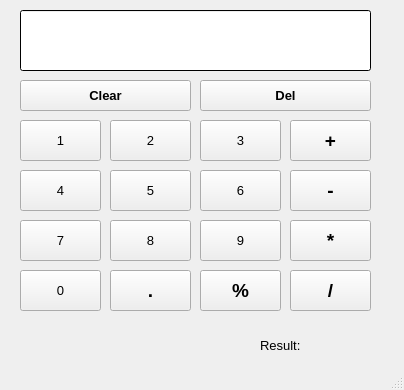
<?xml version="1.0" encoding="UTF-8"?>
<ui version="4.0">
 <class>MainWindow</class>
 <widget class="QMainWindow" name="MainWindow">
  <property name="geometry">
   <rect>
    <x>0</x>
    <y>0</y>
    <width>404</width>
    <height>390</height>
   </rect>
  </property>
  <property name="windowTitle">
   <string>MainWindow</string>
  </property>
  <widget class="QWidget" name="centralwidget">
   <property name="cursor">
    <cursorShape>WhatsThisCursor</cursorShape>
   </property>
   <property name="autoFillBackground">
    <bool>false</bool>
   </property>
   <widget class="QLineEdit" name="txt_number1">
    <property name="geometry">
     <rect>
      <x>20</x>
      <y>10</y>
      <width>351</width>
      <height>61</height>
     </rect>
    </property>
    <property name="sizeIncrement">
     <size>
      <width>15</width>
      <height>15</height>
     </size>
    </property>
    <property name="baseSize">
     <size>
      <width>15</width>
      <height>15</height>
     </size>
    </property>
    <property name="palette">
     <palette>
      <active>
       <colorrole role="WindowText">
        <brush brushstyle="SolidPattern">
         <color alpha="255">
          <red>255</red>
          <green>255</green>
          <blue>255</blue>
         </color>
        </brush>
       </colorrole>
       <colorrole role="Button">
        <brush brushstyle="SolidPattern">
         <color alpha="255">
          <red>0</red>
          <green>0</green>
          <blue>0</blue>
         </color>
        </brush>
       </colorrole>
       <colorrole role="Light">
        <brush brushstyle="SolidPattern">
         <color alpha="255">
          <red>0</red>
          <green>0</green>
          <blue>0</blue>
         </color>
        </brush>
       </colorrole>
       <colorrole role="Midlight">
        <brush brushstyle="SolidPattern">
         <color alpha="255">
          <red>0</red>
          <green>0</green>
          <blue>0</blue>
         </color>
        </brush>
       </colorrole>
       <colorrole role="Dark">
        <brush brushstyle="SolidPattern">
         <color alpha="255">
          <red>0</red>
          <green>0</green>
          <blue>0</blue>
         </color>
        </brush>
       </colorrole>
       <colorrole role="Mid">
        <brush brushstyle="SolidPattern">
         <color alpha="255">
          <red>0</red>
          <green>0</green>
          <blue>0</blue>
         </color>
        </brush>
       </colorrole>
       <colorrole role="Text">
        <brush brushstyle="SolidPattern">
         <color alpha="255">
          <red>0</red>
          <green>0</green>
          <blue>0</blue>
         </color>
        </brush>
       </colorrole>
       <colorrole role="BrightText">
        <brush brushstyle="SolidPattern">
         <color alpha="255">
          <red>255</red>
          <green>255</green>
          <blue>255</blue>
         </color>
        </brush>
       </colorrole>
       <colorrole role="ButtonText">
        <brush brushstyle="SolidPattern">
         <color alpha="255">
          <red>255</red>
          <green>255</green>
          <blue>255</blue>
         </color>
        </brush>
       </colorrole>
       <colorrole role="Base">
        <brush brushstyle="SolidPattern">
         <color alpha="255">
          <red>255</red>
          <green>255</green>
          <blue>255</blue>
         </color>
        </brush>
       </colorrole>
       <colorrole role="Window">
        <brush brushstyle="SolidPattern">
         <color alpha="255">
          <red>0</red>
          <green>0</green>
          <blue>0</blue>
         </color>
        </brush>
       </colorrole>
       <colorrole role="Shadow">
        <brush brushstyle="SolidPattern">
         <color alpha="255">
          <red>0</red>
          <green>0</green>
          <blue>0</blue>
         </color>
        </brush>
       </colorrole>
       <colorrole role="AlternateBase">
        <brush brushstyle="SolidPattern">
         <color alpha="255">
          <red>0</red>
          <green>0</green>
          <blue>0</blue>
         </color>
        </brush>
       </colorrole>
       <colorrole role="ToolTipBase">
        <brush brushstyle="SolidPattern">
         <color alpha="255">
          <red>255</red>
          <green>255</green>
          <blue>220</blue>
         </color>
        </brush>
       </colorrole>
       <colorrole role="ToolTipText">
        <brush brushstyle="SolidPattern">
         <color alpha="255">
          <red>0</red>
          <green>0</green>
          <blue>0</blue>
         </color>
        </brush>
       </colorrole>
       <colorrole role="PlaceholderText">
        <brush brushstyle="SolidPattern">
         <color alpha="128">
          <red>255</red>
          <green>255</green>
          <blue>255</blue>
         </color>
        </brush>
       </colorrole>
      </active>
      <inactive>
       <colorrole role="WindowText">
        <brush brushstyle="SolidPattern">
         <color alpha="255">
          <red>255</red>
          <green>255</green>
          <blue>255</blue>
         </color>
        </brush>
       </colorrole>
       <colorrole role="Button">
        <brush brushstyle="SolidPattern">
         <color alpha="255">
          <red>0</red>
          <green>0</green>
          <blue>0</blue>
         </color>
        </brush>
       </colorrole>
       <colorrole role="Light">
        <brush brushstyle="SolidPattern">
         <color alpha="255">
          <red>0</red>
          <green>0</green>
          <blue>0</blue>
         </color>
        </brush>
       </colorrole>
       <colorrole role="Midlight">
        <brush brushstyle="SolidPattern">
         <color alpha="255">
          <red>0</red>
          <green>0</green>
          <blue>0</blue>
         </color>
        </brush>
       </colorrole>
       <colorrole role="Dark">
        <brush brushstyle="SolidPattern">
         <color alpha="255">
          <red>0</red>
          <green>0</green>
          <blue>0</blue>
         </color>
        </brush>
       </colorrole>
       <colorrole role="Mid">
        <brush brushstyle="SolidPattern">
         <color alpha="255">
          <red>0</red>
          <green>0</green>
          <blue>0</blue>
         </color>
        </brush>
       </colorrole>
       <colorrole role="Text">
        <brush brushstyle="SolidPattern">
         <color alpha="255">
          <red>0</red>
          <green>0</green>
          <blue>0</blue>
         </color>
        </brush>
       </colorrole>
       <colorrole role="BrightText">
        <brush brushstyle="SolidPattern">
         <color alpha="255">
          <red>255</red>
          <green>255</green>
          <blue>255</blue>
         </color>
        </brush>
       </colorrole>
       <colorrole role="ButtonText">
        <brush brushstyle="SolidPattern">
         <color alpha="255">
          <red>255</red>
          <green>255</green>
          <blue>255</blue>
         </color>
        </brush>
       </colorrole>
       <colorrole role="Base">
        <brush brushstyle="SolidPattern">
         <color alpha="255">
          <red>255</red>
          <green>255</green>
          <blue>255</blue>
         </color>
        </brush>
       </colorrole>
       <colorrole role="Window">
        <brush brushstyle="SolidPattern">
         <color alpha="255">
          <red>0</red>
          <green>0</green>
          <blue>0</blue>
         </color>
        </brush>
       </colorrole>
       <colorrole role="Shadow">
        <brush brushstyle="SolidPattern">
         <color alpha="255">
          <red>0</red>
          <green>0</green>
          <blue>0</blue>
         </color>
        </brush>
       </colorrole>
       <colorrole role="AlternateBase">
        <brush brushstyle="SolidPattern">
         <color alpha="255">
          <red>0</red>
          <green>0</green>
          <blue>0</blue>
         </color>
        </brush>
       </colorrole>
       <colorrole role="ToolTipBase">
        <brush brushstyle="SolidPattern">
         <color alpha="255">
          <red>255</red>
          <green>255</green>
          <blue>220</blue>
         </color>
        </brush>
       </colorrole>
       <colorrole role="ToolTipText">
        <brush brushstyle="SolidPattern">
         <color alpha="255">
          <red>0</red>
          <green>0</green>
          <blue>0</blue>
         </color>
        </brush>
       </colorrole>
       <colorrole role="PlaceholderText">
        <brush brushstyle="SolidPattern">
         <color alpha="128">
          <red>255</red>
          <green>255</green>
          <blue>255</blue>
         </color>
        </brush>
       </colorrole>
      </inactive>
      <disabled>
       <colorrole role="WindowText">
        <brush brushstyle="SolidPattern">
         <color alpha="255">
          <red>0</red>
          <green>0</green>
          <blue>0</blue>
         </color>
        </brush>
       </colorrole>
       <colorrole role="Button">
        <brush brushstyle="SolidPattern">
         <color alpha="255">
          <red>0</red>
          <green>0</green>
          <blue>0</blue>
         </color>
        </brush>
       </colorrole>
       <colorrole role="Light">
        <brush brushstyle="SolidPattern">
         <color alpha="255">
          <red>0</red>
          <green>0</green>
          <blue>0</blue>
         </color>
        </brush>
       </colorrole>
       <colorrole role="Midlight">
        <brush brushstyle="SolidPattern">
         <color alpha="255">
          <red>0</red>
          <green>0</green>
          <blue>0</blue>
         </color>
        </brush>
       </colorrole>
       <colorrole role="Dark">
        <brush brushstyle="SolidPattern">
         <color alpha="255">
          <red>0</red>
          <green>0</green>
          <blue>0</blue>
         </color>
        </brush>
       </colorrole>
       <colorrole role="Mid">
        <brush brushstyle="SolidPattern">
         <color alpha="255">
          <red>0</red>
          <green>0</green>
          <blue>0</blue>
         </color>
        </brush>
       </colorrole>
       <colorrole role="Text">
        <brush brushstyle="SolidPattern">
         <color alpha="255">
          <red>0</red>
          <green>0</green>
          <blue>0</blue>
         </color>
        </brush>
       </colorrole>
       <colorrole role="BrightText">
        <brush brushstyle="SolidPattern">
         <color alpha="255">
          <red>255</red>
          <green>255</green>
          <blue>255</blue>
         </color>
        </brush>
       </colorrole>
       <colorrole role="ButtonText">
        <brush brushstyle="SolidPattern">
         <color alpha="255">
          <red>0</red>
          <green>0</green>
          <blue>0</blue>
         </color>
        </brush>
       </colorrole>
       <colorrole role="Base">
        <brush brushstyle="SolidPattern">
         <color alpha="255">
          <red>0</red>
          <green>0</green>
          <blue>0</blue>
         </color>
        </brush>
       </colorrole>
       <colorrole role="Window">
        <brush brushstyle="SolidPattern">
         <color alpha="255">
          <red>0</red>
          <green>0</green>
          <blue>0</blue>
         </color>
        </brush>
       </colorrole>
       <colorrole role="Shadow">
        <brush brushstyle="SolidPattern">
         <color alpha="255">
          <red>0</red>
          <green>0</green>
          <blue>0</blue>
         </color>
        </brush>
       </colorrole>
       <colorrole role="AlternateBase">
        <brush brushstyle="SolidPattern">
         <color alpha="255">
          <red>0</red>
          <green>0</green>
          <blue>0</blue>
         </color>
        </brush>
       </colorrole>
       <colorrole role="ToolTipBase">
        <brush brushstyle="SolidPattern">
         <color alpha="255">
          <red>255</red>
          <green>255</green>
          <blue>220</blue>
         </color>
        </brush>
       </colorrole>
       <colorrole role="ToolTipText">
        <brush brushstyle="SolidPattern">
         <color alpha="255">
          <red>0</red>
          <green>0</green>
          <blue>0</blue>
         </color>
        </brush>
       </colorrole>
       <colorrole role="PlaceholderText">
        <brush brushstyle="SolidPattern">
         <color alpha="128">
          <red>255</red>
          <green>255</green>
          <blue>255</blue>
         </color>
        </brush>
       </colorrole>
      </disabled>
     </palette>
    </property>
    <property name="font">
     <font>
      <family>Arial</family>
      <pointsize>10</pointsize>
     </font>
    </property>
    <property name="statusTip">
     <string extracomment="&quot;Enter numbers&quot;"/>
    </property>
   </widget>
   <widget class="QPushButton" name="btn_plus">
    <property name="geometry">
     <rect>
      <x>290</x>
      <y>120</y>
      <width>81</width>
      <height>41</height>
     </rect>
    </property>
    <property name="font">
     <font>
      <family>Arial</family>
      <pointsize>14</pointsize>
      <weight>75</weight>
      <bold>true</bold>
     </font>
    </property>
    <property name="text">
     <string>+</string>
    </property>
   </widget>
   <widget class="QPushButton" name="btn_mins">
    <property name="geometry">
     <rect>
      <x>290</x>
      <y>170</y>
      <width>81</width>
      <height>41</height>
     </rect>
    </property>
    <property name="font">
     <font>
      <family>Arial</family>
      <pointsize>14</pointsize>
      <weight>75</weight>
      <bold>true</bold>
     </font>
    </property>
    <property name="text">
     <string>-</string>
    </property>
   </widget>
   <widget class="QPushButton" name="btn_mul">
    <property name="geometry">
     <rect>
      <x>290</x>
      <y>220</y>
      <width>81</width>
      <height>41</height>
     </rect>
    </property>
    <property name="font">
     <font>
      <family>Arial</family>
      <pointsize>14</pointsize>
      <weight>75</weight>
      <bold>true</bold>
     </font>
    </property>
    <property name="text">
     <string>*</string>
    </property>
   </widget>
   <widget class="QPushButton" name="btn_div">
    <property name="geometry">
     <rect>
      <x>290</x>
      <y>270</y>
      <width>81</width>
      <height>41</height>
     </rect>
    </property>
    <property name="font">
     <font>
      <family>Arial</family>
      <pointsize>14</pointsize>
      <weight>75</weight>
      <bold>true</bold>
     </font>
    </property>
    <property name="text">
     <string>/</string>
    </property>
   </widget>
   <widget class="QLabel" name="label">
    <property name="geometry">
     <rect>
      <x>260</x>
      <y>320</y>
      <width>111</width>
      <height>51</height>
     </rect>
    </property>
    <property name="font">
     <font>
      <family>Arial</family>
      <pointsize>10</pointsize>
     </font>
    </property>
    <property name="text">
     <string>Result: </string>
    </property>
   </widget>
   <widget class="QPushButton" name="btn_1">
    <property name="geometry">
     <rect>
      <x>20</x>
      <y>120</y>
      <width>81</width>
      <height>41</height>
     </rect>
    </property>
    <property name="font">
     <font>
      <family>Arial</family>
      <pointsize>10</pointsize>
     </font>
    </property>
    <property name="text">
     <string>1</string>
    </property>
   </widget>
   <widget class="QPushButton" name="btn_3">
    <property name="geometry">
     <rect>
      <x>200</x>
      <y>120</y>
      <width>81</width>
      <height>41</height>
     </rect>
    </property>
    <property name="font">
     <font>
      <family>Arial</family>
      <pointsize>10</pointsize>
     </font>
    </property>
    <property name="text">
     <string>3</string>
    </property>
   </widget>
   <widget class="QPushButton" name="btn_9">
    <property name="geometry">
     <rect>
      <x>200</x>
      <y>220</y>
      <width>81</width>
      <height>41</height>
     </rect>
    </property>
    <property name="font">
     <font>
      <family>Arial</family>
      <pointsize>10</pointsize>
     </font>
    </property>
    <property name="text">
     <string>9</string>
    </property>
   </widget>
   <widget class="QPushButton" name="btn_6">
    <property name="geometry">
     <rect>
      <x>200</x>
      <y>170</y>
      <width>81</width>
      <height>41</height>
     </rect>
    </property>
    <property name="font">
     <font>
      <family>Arial</family>
      <pointsize>10</pointsize>
     </font>
    </property>
    <property name="text">
     <string>6</string>
    </property>
   </widget>
   <widget class="QPushButton" name="btn_0">
    <property name="geometry">
     <rect>
      <x>20</x>
      <y>270</y>
      <width>81</width>
      <height>41</height>
     </rect>
    </property>
    <property name="font">
     <font>
      <family>Arial</family>
      <pointsize>10</pointsize>
     </font>
    </property>
    <property name="text">
     <string>0</string>
    </property>
   </widget>
   <widget class="QPushButton" name="btn_8">
    <property name="geometry">
     <rect>
      <x>110</x>
      <y>220</y>
      <width>81</width>
      <height>41</height>
     </rect>
    </property>
    <property name="font">
     <font>
      <family>Arial</family>
      <pointsize>10</pointsize>
     </font>
    </property>
    <property name="text">
     <string>8</string>
    </property>
   </widget>
   <widget class="QPushButton" name="btn_5">
    <property name="geometry">
     <rect>
      <x>110</x>
      <y>170</y>
      <width>81</width>
      <height>41</height>
     </rect>
    </property>
    <property name="font">
     <font>
      <family>Arial</family>
      <pointsize>10</pointsize>
     </font>
    </property>
    <property name="text">
     <string>5</string>
    </property>
   </widget>
   <widget class="QPushButton" name="btn_2">
    <property name="geometry">
     <rect>
      <x>110</x>
      <y>120</y>
      <width>81</width>
      <height>41</height>
     </rect>
    </property>
    <property name="font">
     <font>
      <family>Arial</family>
      <pointsize>10</pointsize>
     </font>
    </property>
    <property name="text">
     <string>2</string>
    </property>
   </widget>
   <widget class="QPushButton" name="btn_7">
    <property name="geometry">
     <rect>
      <x>20</x>
      <y>220</y>
      <width>81</width>
      <height>41</height>
     </rect>
    </property>
    <property name="font">
     <font>
      <family>Arial</family>
      <pointsize>10</pointsize>
     </font>
    </property>
    <property name="text">
     <string>7</string>
    </property>
   </widget>
   <widget class="QPushButton" name="btn_4">
    <property name="geometry">
     <rect>
      <x>20</x>
      <y>170</y>
      <width>81</width>
      <height>41</height>
     </rect>
    </property>
    <property name="font">
     <font>
      <family>Arial</family>
      <pointsize>10</pointsize>
     </font>
    </property>
    <property name="text">
     <string>4</string>
    </property>
   </widget>
   <widget class="QPushButton" name="btn_dot">
    <property name="geometry">
     <rect>
      <x>110</x>
      <y>270</y>
      <width>81</width>
      <height>41</height>
     </rect>
    </property>
    <property name="font">
     <font>
      <family>Arial</family>
      <pointsize>14</pointsize>
      <weight>75</weight>
      <bold>true</bold>
     </font>
    </property>
    <property name="text">
     <string>.</string>
    </property>
   </widget>
   <widget class="QPushButton" name="btn_per">
    <property name="geometry">
     <rect>
      <x>200</x>
      <y>270</y>
      <width>81</width>
      <height>41</height>
     </rect>
    </property>
    <property name="font">
     <font>
      <family>Arial</family>
      <pointsize>14</pointsize>
      <weight>75</weight>
      <bold>true</bold>
     </font>
    </property>
    <property name="text">
     <string>%</string>
    </property>
   </widget>
   <widget class="QPushButton" name="btn_clear">
    <property name="geometry">
     <rect>
      <x>20</x>
      <y>80</y>
      <width>171</width>
      <height>31</height>
     </rect>
    </property>
    <property name="font">
     <font>
      <family>Arial</family>
      <pointsize>10</pointsize>
      <weight>75</weight>
      <bold>true</bold>
     </font>
    </property>
    <property name="text">
     <string>Clear</string>
    </property>
   </widget>
   <widget class="QPushButton" name="btn_del">
    <property name="geometry">
     <rect>
      <x>200</x>
      <y>80</y>
      <width>171</width>
      <height>31</height>
     </rect>
    </property>
    <property name="font">
     <font>
      <family>Arial</family>
      <pointsize>10</pointsize>
      <weight>75</weight>
      <bold>true</bold>
     </font>
    </property>
    <property name="text">
     <string>Del</string>
    </property>
   </widget>
  </widget>
  <widget class="QStatusBar" name="statusbar"/>
 </widget>
 <resources/>
 <connections/>
</ui>
